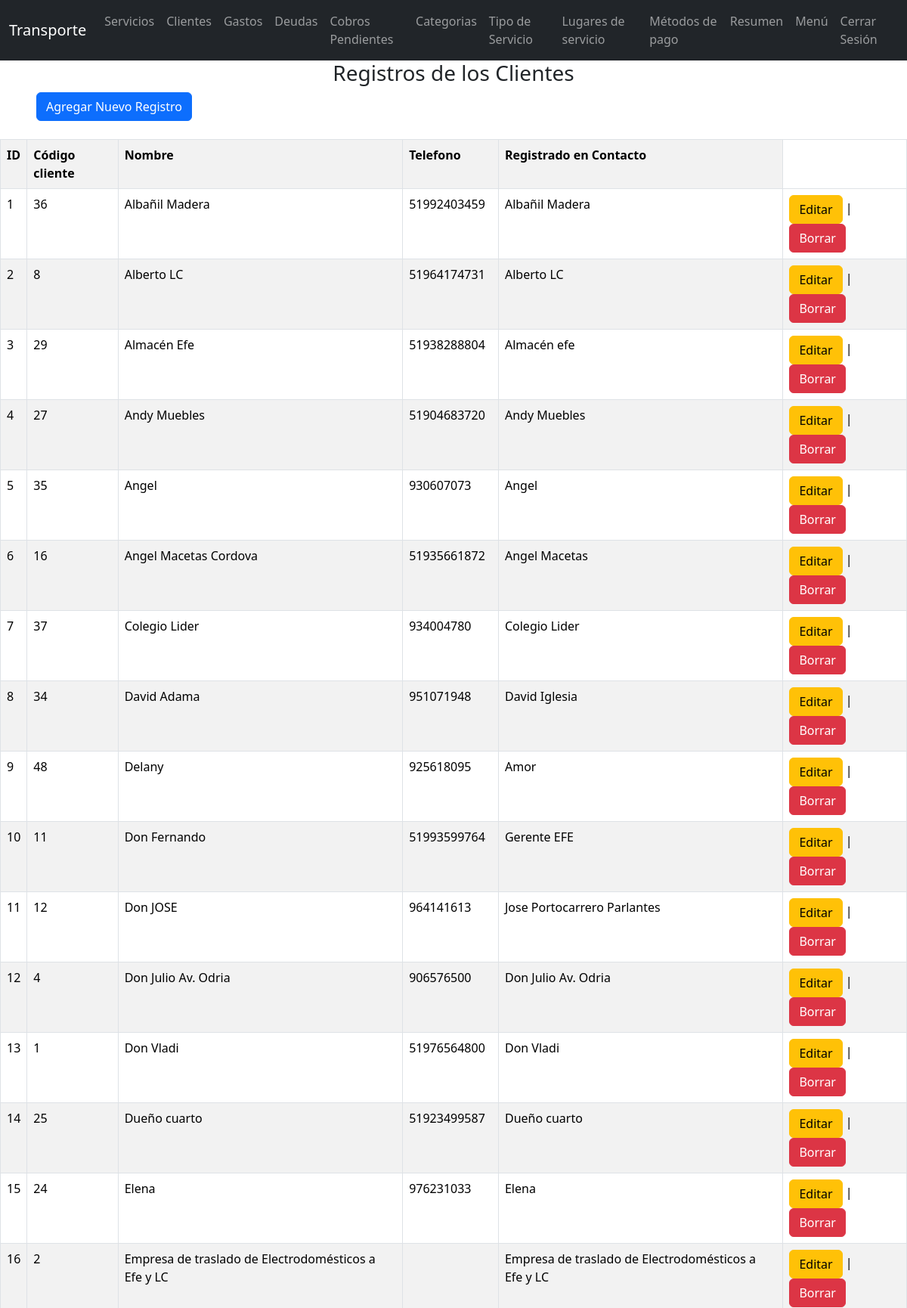
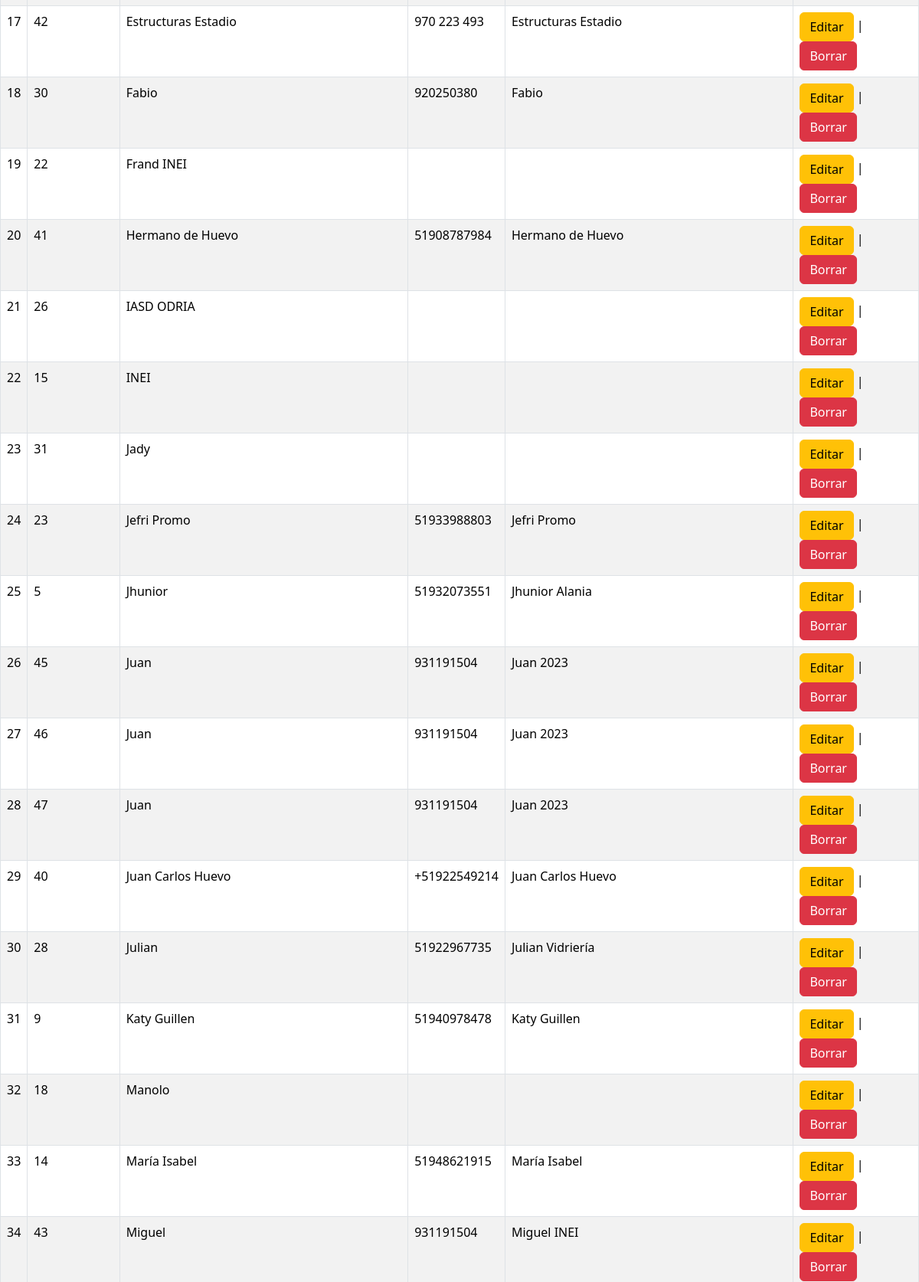
Screenshot of /tregistrosclientes (signed in, upper part) with the database file from the repository (2 pictures, top to bottom).
### tables this page shows
CREATE TABLE "clientes" (
	"cod_cli"	INTEGER,
	"nom_cli"	TEXT,
	"tel_cli"	TEXT,
	"nom_con"	TEXT,
	"cond_cli"	INTEGER,
	PRIMARY KEY("cod_cli" AUTOINCREMENT)
);

### flask_app.py (the view)
@app.route("/tregistrosclientes")
def tregistrosclientes():
    if 'usuario' not in session:
        return redirect(url_for('login'))
    conn = sqlite3.connect("data1.db")
    c = conn.cursor()
    c.execute("""SELECT *
              FROM clientes
              WHERE cond_cli=1 ORDER BY nom_cli""")
    datos = c.fetchall()
    conn.close()
    return render_template("tregistros_clientes.html", registros=datos)

### templates/tregistros_clientes.html (shortened to what this page needs)
<!DOCTYPE html>
<html>
<head>
    <link href="https://cdn.jsdelivr.net/npm/bootstrap@5.3.7/dist/css/bootstrap.min.css" rel="stylesheet">
    <link rel="stylesheet" href="../static/style.css">
</head>
<body>
    {% include "tmenu.html" %}
    <h3 class="text-center">Registros de los Clientes</h3>
    <a href="/tformclientes" class="btn btn-primary ms-5">Agregar Nuevo Registro</a><br><br>
    <div class="table-responsive">
        <table border="1" class="table table-striped table-bordered">
            <tr>
                <th>ID</th>
                <th>Código cliente</th>
                <th>Nombre</th>
                <th>Telefono</th>
                <th>Registrado en Contacto</th>
            </tr>
            {% for r in registros %}
            <tr>
                <td>{{ loop.index }}</td>
                <td>{{ r[0] }}</td>
                <td>{{ r[1] }}</td>
                <td>{{ r[2] }}</td>
                <td>{{ r[3] }}</td>
                <td>
                    <a href="/teditarclientes/{{ r[0] }}" class="btn btn-warning">Editar</a> |
                    <a href="/tborrarclientes/{{ r[0] }}" class="btn btn-danger" onclick="return confirm('¿Estás seguro de borrar este registro?');">Borrar</a>
                </td>
            </tr>
            {% endfor %}
        </table>
    </div>
    <br>
</body>
</html>

### rows the page displays
clientes: cod_cli "36", nom_cli "Albañil Madera", tel_cli "51992403459", nom_con "Albañil Madera"
clientes: cod_cli "8", nom_cli "Alberto LC", tel_cli "51964174731", nom_con "Alberto LC"
clientes: cod_cli "29", nom_cli "Almacén Efe", tel_cli "51938288804", nom_con "Almacén efe"
clientes: cod_cli "27", nom_cli "Andy Muebles", tel_cli "51904683720", nom_con "Andy Muebles"
clientes: cod_cli "35", nom_cli "Angel", tel_cli "930607073", nom_con "Angel"
clientes: cod_cli "16", nom_cli "Angel Macetas Cordova", tel_cli "51935661872", nom_con "Angel Macetas"
clientes: cod_cli "37", nom_cli "Colegio Lider", tel_cli "934004780", nom_con "Colegio Lider"
clientes: cod_cli "34", nom_cli "David Adama", tel_cli "951071948", nom_con "David Iglesia"
clientes: cod_cli "48", nom_cli "Delany", tel_cli "925618095", nom_con "Amor"
clientes: cod_cli "11", nom_cli "Don Fernando", tel_cli "51993599764", nom_con "Gerente EFE"
clientes: cod_cli "12", nom_cli "Don JOSE", tel_cli "964141613", nom_con "Jose Portocarrero Parlantes"
clientes: cod_cli "4", nom_cli "Don Julio Av. Odria", tel_cli "906576500", nom_con "Don Julio Av. Odria"
clientes: cod_cli "1", nom_cli "Don Vladi", tel_cli "51976564800", nom_con "Don Vladi"
clientes: cod_cli "25", nom_cli "Dueño cuarto", tel_cli "51923499587", nom_con "Dueño cuarto"
clientes: cod_cli "24", nom_cli "Elena", tel_cli "976231033", nom_con "Elena"
clientes: cod_cli "2", nom_cli "Empresa de traslado de Electrodomésticos a Efe y LC", nom_con "Empresa de traslado de Electrodomésticos a Efe y LC"
clientes: cod_cli "42", nom_cli "Estructuras Estadio", tel_cli "970 223 493", nom_con "Estructuras Estadio"
clientes: cod_cli "30", nom_cli "Fabio", tel_cli "920250380", nom_con "Fabio"
clientes: cod_cli "22", nom_cli "Frand INEI"
clientes: cod_cli "41", nom_cli "Hermano de Huevo", tel_cli "51908787984", nom_con "Hermano de Huevo"
clientes: cod_cli "26", nom_cli "IASD ODRIA"
clientes: cod_cli "15", nom_cli "INEI"
clientes: cod_cli "31", nom_cli "Jady"
clientes: cod_cli "23", nom_cli "Jefri Promo", tel_cli "51933988803", nom_con "Jefri Promo"
clientes: cod_cli "5", nom_cli "Jhunior", tel_cli "51932073551", nom_con "Jhunior Alania"
clientes: cod_cli "45", nom_cli "Juan", tel_cli "931191504", nom_con "Juan 2023"
clientes: cod_cli "46", nom_cli "Juan", tel_cli "931191504", nom_con "Juan 2023"
clientes: cod_cli "47", nom_cli "Juan", tel_cli "931191504", nom_con "Juan 2023"
clientes: cod_cli "40", nom_cli "Juan Carlos Huevo", tel_cli "+51922549214", nom_con "Juan Carlos Huevo"
clientes: cod_cli "28", nom_cli "Julian", tel_cli "51922967735", nom_con "Julian Vidriería"
clientes: cod_cli "9", nom_cli "Katy Guillen", tel_cli "51940978478", nom_con "Katy Guillen"
clientes: cod_cli "18", nom_cli "Manolo"
clientes: cod_cli "14", nom_cli "María Isabel", tel_cli "51948621915", nom_con "María Isabel"
clientes: cod_cli "43", nom_cli "Miguel", tel_cli "931191504", nom_con "Miguel INEI"
